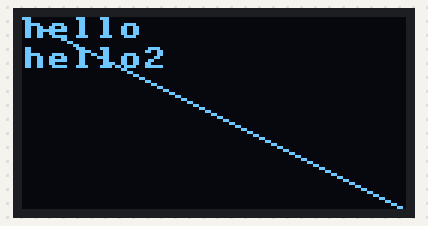
A program run on a simulated Raspberry Pi Pico running MicroPython. On the bench: 128×64 one-colour display. At 0.5 s the program stops and its outputs stay as they are.

Above: at 0.5 s.

The program:

09_OLED.py
```python
from machine import Pin, I2C
from ssd1306 import SSD1306_I2C#安裝 ssd1306

i2c=I2C(0,sda=Pin(20), scl=Pin(21), freq=40000)
oled = SSD1306_I2C(128, 64, i2c)

oled.contrast(200)
oled.fill(0)

oled.text('hello',0,0)
oled.text('hello2',0,10)#文字放在 (0,10)
oled.line(0,0,128,64,1)#畫一條線 from(x0,y0,x1,y1,1)
oled.pixel(64,32,1)#放一個點在 (64,32)

oled.show()
```
